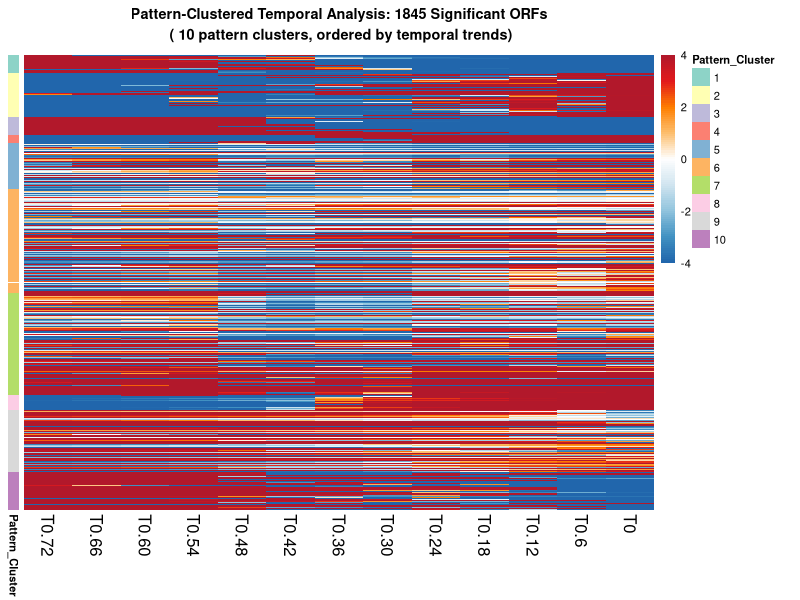
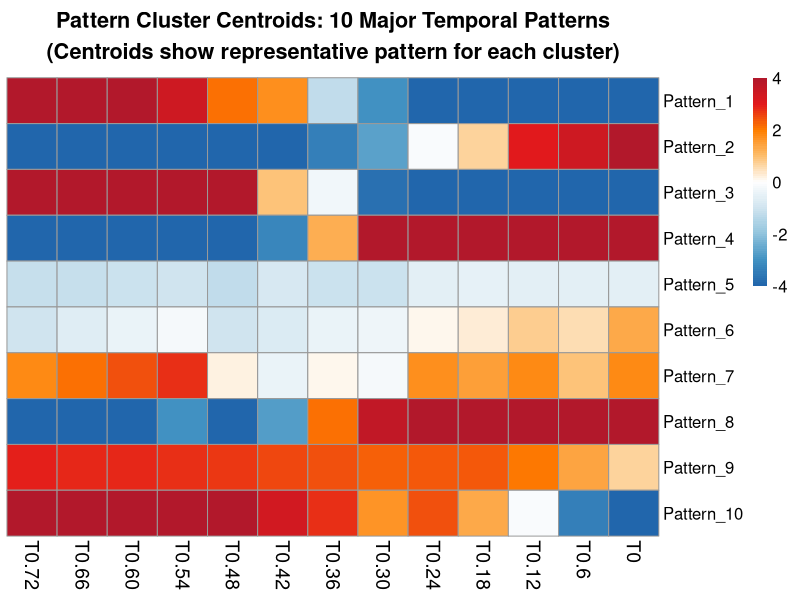

Source code (R) for these figures, in order:
#!/usr/bin/env Rscript
# Enhanced Pattern-Based Clustering for All Significant ORFs
# Removes Plot 14 and enhances Plot 18 with trend-based clustering
# Author: Generated by Claude
# Date: 2025-07-18

library(dplyr)
library(ggplot2)
library(pheatmap)
library(RColorBrewer)

# Set working directory
setwd("/Users/leranwang/Handley Lab Dropbox/16S/Celiac/Phage/phage_detection_pipeline_new_assembly/Orf/data/total/compositonal_analysis")

cat("=== ENHANCED PATTERN-BASED CLUSTERING ===\n")
cat("Starting analysis at:", format(Sys.time()), "\n\n")

# ============================================================================
# PART 1: LOAD EXISTING DATA
# ============================================================================

cat("1. Loading existing temporal data...\n")

# Load the comprehensive temporal matrix from previous analysis
if(!file.exists("all_significant_orfs_temporal_matrix.csv")) {
  stop("Please run all_significant_orfs_heatmap.R first to generate the temporal matrix")
}

temporal_matrix <- read.csv("all_significant_orfs_temporal_matrix.csv", row.names = 1)
cat("Loaded temporal matrix:", dim(temporal_matrix), "\n")

# Apply log2 transformation for better visualization
temporal_log <- temporal_matrix
temporal_log[is.na(temporal_log)] <- 0
temporal_log <- sign(temporal_log) * log2(abs(temporal_log) + 1)

cat("Applied log2 transformation\n")
cat("Scale range:", round(min(temporal_log, na.rm = TRUE), 2), "to", round(max(temporal_log, na.rm = TRUE), 2), "\n")

# ============================================================================
# PART 2: ADVANCED PATTERN-BASED CLUSTERING
# ============================================================================

cat("\n2. Performing advanced pattern-based clustering...\n")

# Function to extract temporal trend features for each ORF
extract_temporal_features <- function(temporal_data) {
  
  time_points <- as.numeric(gsub("T", "", colnames(temporal_data)))
  
  features_list <- list()
  
  for(i in 1:nrow(temporal_data)) {
    orf_id <- rownames(temporal_data)[i]
    orf_values <- as.numeric(temporal_data[i, ])
    
    # Remove NAs for trend calculation
    valid_indices <- !is.na(orf_values)
    if(sum(valid_indices) < 3) {
      next  # Skip ORFs with too few data points
    }
    
    valid_times <- time_points[valid_indices]
    valid_values <- orf_values[valid_indices]
    
    # Calculate trend features
    tryCatch({
      # Linear trend
      linear_model <- lm(valid_values ~ valid_times)
      slope <- coef(linear_model)[2]
      
      # Overall pattern characteristics
      mean_value <- mean(valid_values, na.rm = TRUE)
      variance <- var(valid_values, na.rm = TRUE)
      range_val <- max(valid_values, na.rm = TRUE) - min(valid_values, na.rm = TRUE)
      
      # Early vs late pattern (first half vs second half)
      n_points <- length(valid_values)
      mid_point <- ceiling(n_points / 2)
      early_mean <- mean(valid_values[1:mid_point], na.rm = TRUE)
      late_mean <- mean(valid_values[(mid_point+1):n_points], na.rm = TRUE)
      early_late_diff <- late_mean - early_mean
      
      # Peak timing (when does maximum absolute value occur?)
      abs_values <- abs(valid_values)
      peak_time_index <- which.max(abs_values)
      peak_time <- valid_times[peak_time_index]
      peak_value <- valid_values[peak_time_index]
      
      # Monotonicity (how consistent is the trend?)
      differences <- diff(valid_values)
      prop_same_direction <- max(sum(differences > 0), sum(differences < 0)) / length(differences)
      
      # Pattern type classification
      pattern_type <- "stable"
      if(abs(slope) > 0.1) {
        if(slope > 0) pattern_type <- "increasing"
        else pattern_type <- "decreasing"
      }
      if(variance > 2 && prop_same_direction < 0.7) {
        pattern_type <- "biphasic"
      }
      
      features_list[[orf_id]] <- data.frame(
        orf_id = orf_id,
        slope = slope,
        mean_value = mean_value,
        variance = variance,
        range_val = range_val,
        early_late_diff = early_late_diff,
        peak_time = peak_time,
        peak_value = peak_value,
        monotonicity = prop_same_direction,
        pattern_type = pattern_type,
        stringsAsFactors = FALSE
      )
      
    }, error = function(e) {
      # Skip problematic ORFs
      NULL
    })
  }
  
  # Combine all features
  if(length(features_list) > 0) {
    features_df <- do.call(rbind, features_list)
    return(features_df)
  } else {
    return(NULL)
  }
}

# Extract features for clustering
cat("Extracting temporal trend features...\n")
temporal_features <- extract_temporal_features(temporal_log)

if(is.null(temporal_features)) {
  stop("Failed to extract temporal features")
}

cat("Extracted features for", nrow(temporal_features), "ORFs\n")

# Prepare clustering data (standardize features)
clustering_data <- temporal_features[, c("slope", "variance", "range_val", "early_late_diff", 
                                        "peak_time", "monotonicity")]
rownames(clustering_data) <- temporal_features$orf_id

# Standardize features for clustering
clustering_data_scaled <- scale(clustering_data)

# Remove any rows with NAs
valid_rows <- complete.cases(clustering_data_scaled)
clustering_data_final <- clustering_data_scaled[valid_rows, ]
temporal_features_final <- temporal_features[valid_rows, ]

cat("Final clustering data:", dim(clustering_data_final), "\n")

# ============================================================================
# PART 3: PATTERN-BASED CLUSTERING
# ============================================================================

cat("\n3. Performing pattern-based clustering...\n")

# Determine optimal number of clusters using elbow method
wss <- sapply(1:15, function(k) {
  kmeans(clustering_data_final, k, nstart = 10, iter.max = 100)$tot.withinss
})

# Find elbow point (simple method)
optimal_k <- which.min(diff(diff(wss))) + 1
optimal_k <- max(5, min(optimal_k, 12))  # Keep between 5-12 clusters

cat("Optimal number of clusters:", optimal_k, "\n")

# Perform k-means clustering
set.seed(42)  # For reproducibility
kmeans_result <- kmeans(clustering_data_final, centers = optimal_k, nstart = 25, iter.max = 100)

# Assign cluster labels
temporal_features_final$cluster <- kmeans_result$cluster

# ============================================================================
# PART 4: GENERATE ENHANCED HEATMAP WITH PATTERN CLUSTERING
# ============================================================================

cat("\n4. Generating enhanced pattern-clustered heatmap...\n")

# Get the temporal data for ORFs that have clustering assignments
clustered_orfs <- temporal_features_final$orf_id
clustered_temporal_data <- temporal_log[clustered_orfs, , drop = FALSE]

# Order by cluster for better visualization
cluster_order <- order(temporal_features_final$cluster)
ordered_orfs <- clustered_orfs[cluster_order]
ordered_temporal_data <- clustered_temporal_data[ordered_orfs, , drop = FALSE]
ordered_clusters <- temporal_features_final$cluster[cluster_order]

# Create cluster annotation
cluster_colors <- RColorBrewer::brewer.pal(min(optimal_k, 11), "Set3")
if(optimal_k > 11) {
  cluster_colors <- rainbow(optimal_k)
}

# Make sure factor levels match color names
cluster_levels <- sort(unique(ordered_clusters))
annotation_row <- data.frame(
  Pattern_Cluster = factor(ordered_clusters, levels = cluster_levels),
  row.names = ordered_orfs
)

annotation_colors <- list(
  Pattern_Cluster = setNames(cluster_colors[1:length(cluster_levels)], cluster_levels)
)

# Generate the enhanced heatmap
png("enhanced_pattern_clustered_heatmap.png", width = 1600, height = 2200, res = 150)

color_palette <- colorRampPalette(c("#2166AC", "#4393C3", "#92C5DE", "#D1E5F0", 
                                   "white", 
                                   "#FDBF6F", "#FF7F00", "#E31A1C", "#B2182B"))(100)

max_abs_val <- max(abs(ordered_temporal_data), na.rm = TRUE)
break_range <- min(max_abs_val, 4)
breaks <- seq(-break_range, break_range, length.out = 101)

pheatmap(
  ordered_temporal_data,
  cluster_rows = FALSE,  # Already ordered by pattern clusters
  cluster_cols = FALSE,
  scale = "none",
  color = color_palette,
  main = paste("Pattern-Clustered Temporal Analysis:", nrow(ordered_temporal_data), "Significant ORFs\n",
               "(", optimal_k, "pattern clusters, ordered by temporal trends)"),
  fontsize = 8,
  fontsize_row = 0,  # No row names due to size
  fontsize_col = 12,
  show_rownames = FALSE,
  breaks = breaks,
  na_col = "grey90",
  annotation_row = annotation_row,
  annotation_colors = annotation_colors,
  annotation_legend = TRUE,
  border_color = NA
)

dev.off()

cat("Generated enhanced pattern-clustered heatmap\n")

# ============================================================================
# PART 5: CLUSTER CHARACTERIZATION AND SUMMARY
# ============================================================================

cat("\n5. Characterizing pattern clusters...\n")

# Calculate cluster centroids and characteristics
cluster_summary <- temporal_features_final %>%
  group_by(cluster) %>%
  summarise(
    n_orfs = n(),
    mean_slope = mean(slope, na.rm = TRUE),
    mean_variance = mean(variance, na.rm = TRUE),
    mean_early_late_diff = mean(early_late_diff, na.rm = TRUE),
    mean_peak_time = mean(peak_time, na.rm = TRUE),
    dominant_pattern = names(sort(table(pattern_type), decreasing = TRUE))[1],
    .groups = "drop"
  )

cat("\nCluster characteristics:\n")
print(cluster_summary)

# Generate cluster summary heatmap
cluster_centroids <- matrix(NA, nrow = optimal_k, ncol = ncol(temporal_log))
rownames(cluster_centroids) <- paste0("Pattern_", 1:optimal_k)
colnames(cluster_centroids) <- colnames(temporal_log)

for(i in 1:optimal_k) {
  cluster_orfs <- temporal_features_final$orf_id[temporal_features_final$cluster == i]
  if(length(cluster_orfs) > 1) {
    cluster_centroids[i, ] <- colMeans(ordered_temporal_data[cluster_orfs, , drop = FALSE], na.rm = TRUE)
  } else {
    cluster_centroids[i, ] <- ordered_temporal_data[cluster_orfs, ]
  }
}

# Plot cluster centroids
png("pattern_cluster_centroids.png", width = 1200, height = 800, res = 150)

pheatmap(
  cluster_centroids,
  cluster_rows = FALSE,
  cluster_cols = FALSE,
  scale = "none",
  color = color_palette,
  main = paste("Pattern Cluster Centroids:", optimal_k, "Major Temporal Patterns\n(Centroids show representative pattern for each cluster)"),
  fontsize = 12,
  fontsize_row = 12,
  fontsize_col = 14,
  show_rownames = TRUE,
  breaks = breaks,
  na_col = "grey90"
)

dev.off()

# ============================================================================
# PART 6: SAVE RESULTS
# ============================================================================

cat("\n6. Saving enhanced clustering results...\n")

# Save cluster assignments
write.csv(temporal_features_final, "pattern_cluster_assignments.csv", row.names = FALSE)

# Save cluster summary
write.csv(cluster_summary, "pattern_cluster_summary.csv", row.names = FALSE)

# Save cluster centroids
write.csv(cluster_centroids, "pattern_cluster_centroids.csv")

# Save ordered temporal data
write.csv(ordered_temporal_data, "pattern_ordered_temporal_data.csv")

cat("\nEnhanced pattern-based clustering completed successfully!\n")
cat("Generated files:\n")
cat("- enhanced_pattern_clustered_heatmap.png: Pattern-clustered heatmap of all", nrow(ordered_temporal_data), "ORFs\n")
cat("- pattern_cluster_centroids.png: Visualization of", optimal_k, "major pattern types\n")
cat("- pattern_cluster_assignments.csv: Cluster assignments and features for each ORF\n")
cat("- pattern_cluster_summary.csv: Summary characteristics of each cluster\n")
cat("- pattern_cluster_centroids.csv: Centroid patterns for each cluster\n")
cat("- pattern_ordered_temporal_data.csv: Temporal data ordered by pattern clusters\n")

cat("\nCluster summary:\n")
for(i in 1:nrow(cluster_summary)) {
  cat("Pattern", i, ":", cluster_summary$n_orfs[i], "ORFs -", cluster_summary$dominant_pattern[i], 
      "trend (slope =", round(cluster_summary$mean_slope[i], 3), ")\n")
}

cat("\nAnalysis completed at:", format(Sys.time()), "\n")